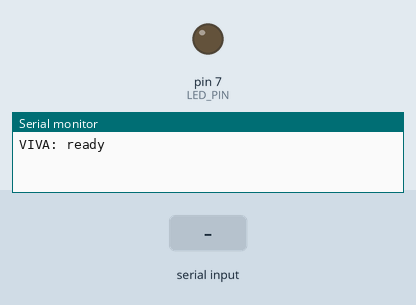
Bench run of a sketch on a simulated Arduino Uno, built with avr-gcc and run on an emulated ATmega328P. Parts: output pins drawn as LEDs (lit = HIGH), the last lines printed to the serial monitor. Inputs (shaded band) come from the test bench.

Above: at 1.2 s.
1.3 s: "LIGHT_ON\n" received over Serial
At 2.3 s:
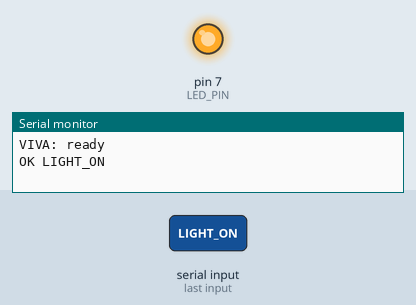
2.8 s: "LIGHT_OFF\n" received over Serial
At 3.5 s:
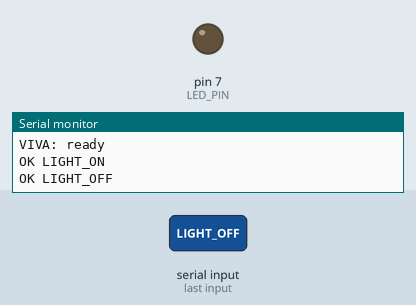
4.3 s: "LIGHT_ON\n" received over the second serial link
At 4.8 s:
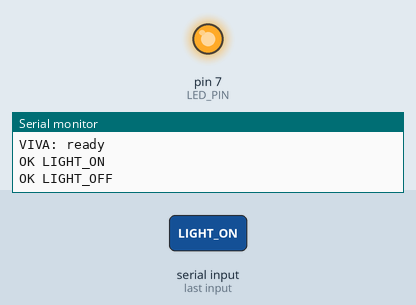
5.8 s: "LIGHT_OFF\n" received over the second serial link
At 7.2 s:
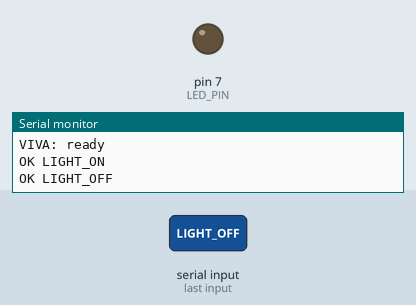
Timing chart, 0 to 8.8 s (numbered marks = the images above; inputs shaded):
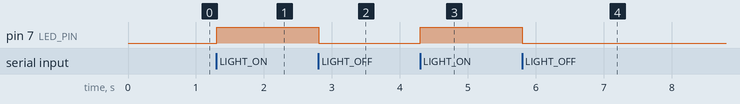

The sketch:

viva_bedroom.ino
```cpp
/*
  VIVA bedroom LED controller

  Arduino Uno wiring:
  - D7 -> 220-330 ohm resistor -> LED anode; LED cathode -> GND
  - HC-05 TXD -> D10 (SoftwareSerial RX)
  - D11 (SoftwareSerial TX) -> voltage divider -> HC-05 RXD
  - HC-05 VCC -> 5V; HC-05 GND -> GND

  USB Serial and HC-05 accept STATUS, LIGHT_ON, and LIGHT_OFF commands,
  each terminated by a newline. Replies are newline-terminated:
  OK STATUS ON/OFF, OK LIGHT_ON, OK LIGHT_OFF, or ERR UNKNOWN.
  SoftwareSerial keeps Bluetooth separate from USB Serial debugging.
*/

#include <SoftwareSerial.h>

const int LED_PIN = 7;
const int BT_RX_PIN = 10;
const int BT_TX_PIN = 11;

SoftwareSerial btSerial(BT_RX_PIN, BT_TX_PIN);
String usbCommand;
String bluetoothCommand;

bool readCommand(Stream &serialPort, String &buffer) {
  while (serialPort.available()) {
    char ch = (char)serialPort.read();
    if (ch == '\n') {
      buffer.trim();
      return buffer.length() > 0;
    }
    if (ch == '\r') continue;
    if (buffer.length() < 48) buffer += ch;
    else buffer = "";
  }
  return false;
}

void processCommand(String command, Stream &replyPort) {
  command.trim();
  if (command == "LIGHT_ON") {
    digitalWrite(LED_PIN, HIGH);
    replyPort.println("OK LIGHT_ON");
  } else if (command == "LIGHT_OFF") {
    digitalWrite(LED_PIN, LOW);
    replyPort.println("OK LIGHT_OFF");
  } else if (command == "STATUS") {
    replyPort.print("OK STATUS ");
    replyPort.println(digitalRead(LED_PIN) == HIGH ? "ON" : "OFF");
  } else {
    replyPort.println("ERR UNKNOWN");
  }
}

void setup() {
  pinMode(LED_PIN, OUTPUT);
  digitalWrite(LED_PIN, LOW);
  Serial.begin(9600);
  btSerial.begin(9600);
  Serial.println("VIVA: ready");
  btSerial.println("VIVA: ready");
}

void loop() {
  if (readCommand(Serial, usbCommand)) {
    processCommand(usbCommand, Serial);
    usbCommand = "";
  }
  if (readCommand(btSerial, bluetoothCommand)) {
    processCommand(bluetoothCommand, btSerial);
    bluetoothCommand = "";
  }
}
```

Measured:
- after the input at 1.3 s, pin 7 (LED_PIN): LOW → HIGH at once
- after the input at 2.8 s, pin 7 (LED_PIN): HIGH → LOW at once
- after the input at 4.3 s, pin 7 (LED_PIN): LOW → HIGH at once
- after the input at 5.8 s, pin 7 (LED_PIN): HIGH → LOW at once
